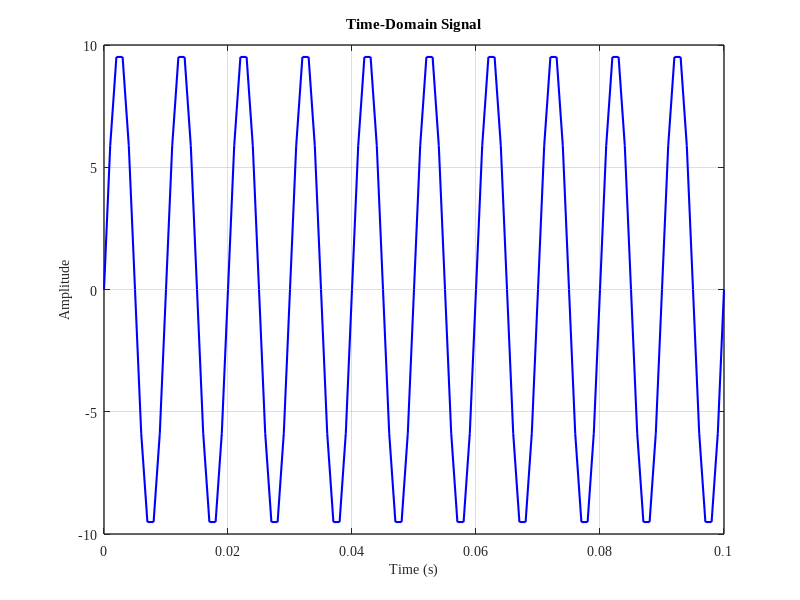

The MATLAB source for this figure: (Note: this script raises an error after producing the figure.)
%% 快速傅里叶变换（FFT）时域与频域分析仿真
clc; clear; close all;
%% 图 1：时域信号
amp = 10;       % 幅度
f = 100;        % 频率 (Hz)
t = linspace(0, 0.1, 101);  % 时间向量 (s)
signal = amp * sin(2 * pi * f * t);
figure;
plot(t, signal, 'b', 'LineWidth', 1.5);
title('Time-Domain Signal');
xlabel('Time (s)', 'FontName', 'Times New Roman', 'FontSize', 10);
ylabel('Amplitude', 'FontName', 'Times New Roman', 'FontSize', 10);
grid on; set(gca, 'box', 'on');
set(gca, 'FontName', 'Times New Roman', 'FontSize', 10); set(gca, 'LineWidth', 1);
set(gcf, 'Renderer', 'OpenGL');
print(gcf, 'fig1.jpg', '-djpeg', '-r600');
%% 图 2：频域幅度谱
[freqAxis, magnitudeSpectrum] = fastFourierTransform(t, signal);
figure;
plot(freqAxis, magnitudeSpectrum, 'r', 'LineWidth', 1.5);
title('Frequency-Domain Magnitude Spectrum');
xlabel('Frequency (Hz)', 'FontName', 'Times New Roman', 'FontSize', 10);
ylabel('Magnitude', 'FontName', 'Times New Roman', 'FontSize', 10);
grid on; set(gca, 'box', 'on');
set(gca, 'FontName', 'Times New Roman', 'FontSize', 10); set(gca, 'LineWidth', 1);
set(gcf, 'Renderer', 'OpenGL');
print(gcf, 'fig2.jpg', '-djpeg', '-r600');
